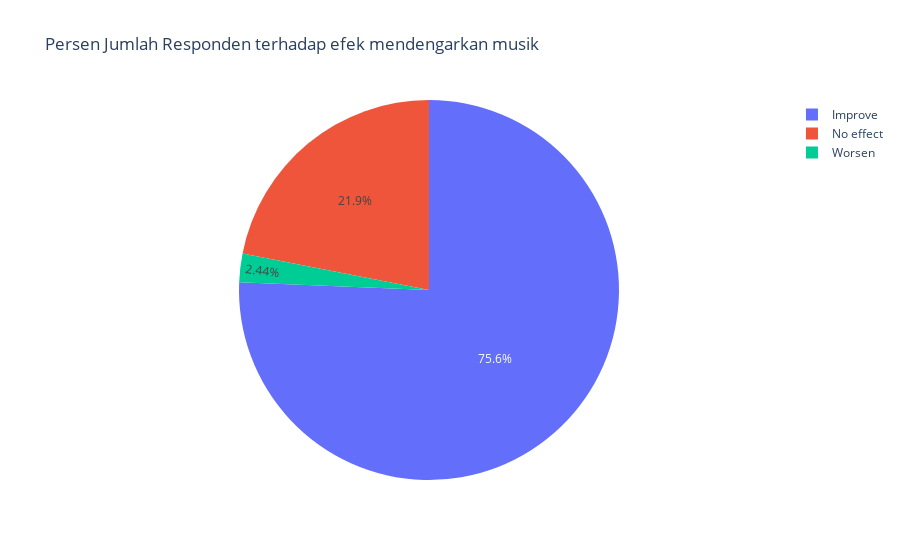

Here is the notebook cell this chart was saved with:
### Markdown cell above
### **1. Berapa persen responden yang terbantu dengan mendengarkan musik untuk meringankan gangguan kesehatan mental?**

### Code cell
df_test = pd.DataFrame(data=df_clean['Music effects'] ,columns=['Music effects']) #Buat dataframe baru dengan isi hanya kolom music effects dan semua rownya
df_test2 = df_test.groupby(['Music effects']).size().reset_index(name='People') #Grouping data berdasarkan isi kolom music effects, dan melakukan perhitungan jumlah row untuk setiap music effect
fig = px.pie(df_test2, values='People', names='Music effects', title='Persen Jumlah Responden terhadap efek mendengarkan musik')
fig.show()
df_test2

### Figure 1 — Plotly figure (JSON) as saved in the notebook; plotly's stock layout.template omitted (floating-point values rounded to 4 significant figures)
{"data": [{"domain": {"x": [0, 1], "y": [0, 1]}, "hovertemplate": "Music effects=%{label}<br>People=%{value}<extra></extra>", "labels": ["Improve", "No effect", "Worsen"], "legendgroup": "", "name": "", "showlegend": true, "type": "pie", "values": [466, 135, 15]}], "layout": {"legend": {"tracegroupgap": 0}, "title": {"text": "Persen Jumlah Responden terhadap efek mendengarkan musik"}}}
